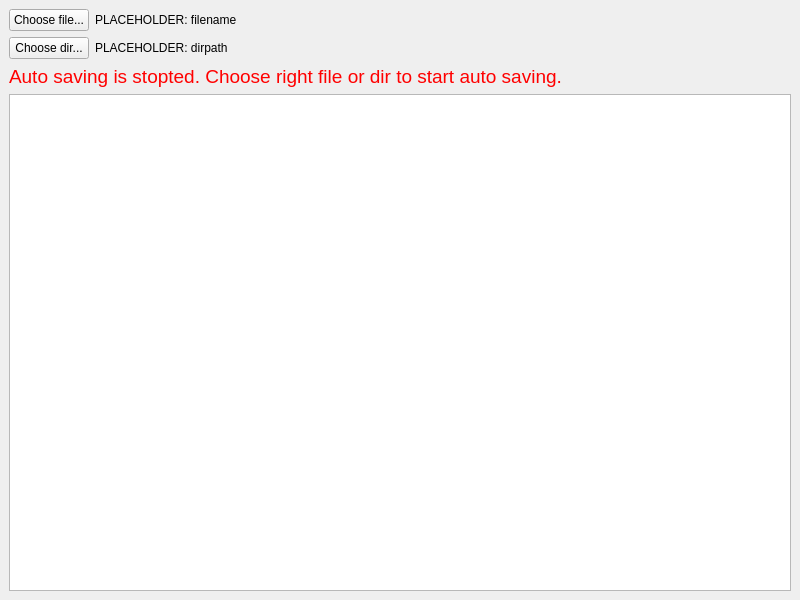
<?xml version="1.0" encoding="UTF-8"?>
<ui version="4.0">
 <class>MainWindow</class>
 <widget class="QMainWindow" name="MainWindow">
  <property name="geometry">
   <rect>
    <x>0</x>
    <y>0</y>
    <width>800</width>
    <height>600</height>
   </rect>
  </property>
  <property name="windowTitle">
   <string>MainWindow</string>
  </property>
  <widget class="QWidget" name="centralwidget">
   <layout class="QVBoxLayout" name="verticalLayout_2">
    <item>
     <layout class="QHBoxLayout" name="filename_layout" stretch="0,1">
      <item>
       <widget class="QPushButton" name="choose_file">
        <property name="text">
         <string>Choose file...</string>
        </property>
       </widget>
      </item>
      <item>
       <widget class="QLabel" name="source_file_path">
        <property name="text">
         <string>PLACEHOLDER: filename</string>
        </property>
        <property name="textInteractionFlags">
         <set>Qt::LinksAccessibleByMouse|Qt::TextSelectableByMouse</set>
        </property>
       </widget>
      </item>
     </layout>
    </item>
    <item>
     <layout class="QHBoxLayout" name="dir_layout" stretch="0,1">
      <item>
       <widget class="QPushButton" name="choose_directory">
        <property name="text">
         <string>Choose dir...</string>
        </property>
       </widget>
      </item>
      <item>
       <widget class="QLabel" name="destination_dir_path">
        <property name="text">
         <string>PLACEHOLDER: dirpath</string>
        </property>
        <property name="textInteractionFlags">
         <set>Qt::LinksAccessibleByMouse|Qt::TextSelectableByMouse</set>
        </property>
       </widget>
      </item>
     </layout>
    </item>
    <item>
     <widget class="QLabel" name="error">
      <property name="text">
       <string>&lt;html&gt;&lt;head/&gt;&lt;body&gt;&lt;p&gt;&lt;span style=&quot; font-size:14pt; color:#ff0000;&quot;&gt;Auto saving is stopted. Choose right file or dir to start auto saving.&lt;/span&gt;&lt;/p&gt;&lt;/body&gt;&lt;/html&gt;</string>
      </property>
     </widget>
    </item>
    <item>
     <layout class="QFormLayout" name="formLayout"/>
    </item>
    <item>
     <widget class="QTableWidget" name="table"/>
    </item>
   </layout>
  </widget>
 </widget>
 <resources/>
 <connections/>
</ui>
